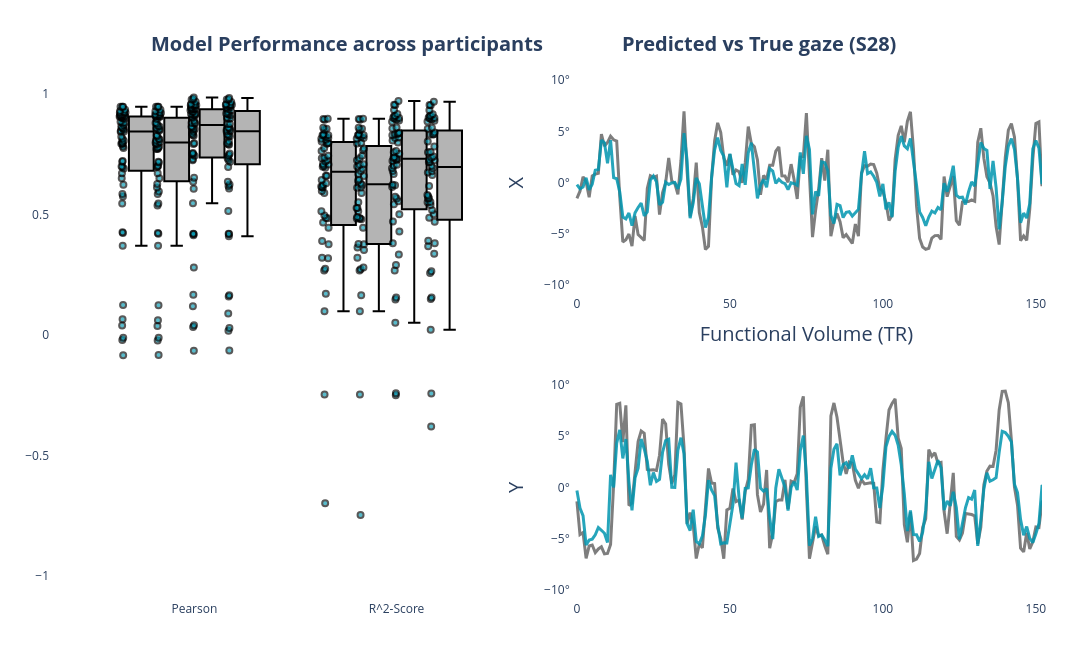

The notebook cell saved with this chart:
### Code cell
fig = visualise_predictions_static(evaluation_both, scores_both, color="rgb(0, 150, 175)", bg_color="rgb(255,255,255)",
                                   ylim=[-11, 11],subject_index=49)
fig.show()

### Figure 1 — Plotly figure (JSON) as saved in the notebook; plotly's stock layout.template omitted (floating-point values rounded to 4 significant figures; data arrays with more than 128 entries replaced by an {"elided": "..."} marker saying what was removed)
{"data": [{"boxpoints": "all", "fillcolor": "rgb(180,180,180)", "line": {"color": "rgb(0,0,0)"}, "marker": {"color": "rgb(0, 150, 175)", "line": {"color": "rgb(0,0,0)", "width": 2}, "opacity": 0.65}, "type": "box", "x": ["Pearson", "Pearson", "Pearson", "Pearson", "Pearson", "Pearson", "Pearson", "Pearson", "Pearson", "Pearson", "Pearson", "Pearson", "Pearson", "Pearson", "Pearson", "Pearson", "Pearson", "Pearson", "Pearson", "Pearson", "Pearson", "Pearson", "Pearson", "Pearson", "Pearson", "Pearson", "Pearson", "Pearson", "Pearson", "Pearson", "Pearson", "Pearson", "Pearson", "Pearson", "Pearson", "Pearson", "Pearson", "Pearson", "Pearson", "Pearson", "Pearson", "Pearson", "Pearson", "Pearson", "Pearson", "Pearson", "Pearson", "Pearson", "Pearson", "Pearson", "Pearson", "Pearson", "Pearson", "Pearson", "Pearson", "Pearson", "Pearson", "Pearson", "Pearson", "Pearson", "R^2-Score", "R^2-Score", "R^2-Score", "R^2-Score", "R^2-Score", "R^2-Score", "R^2-Score", "R^2-Score", "R^2-Score", "R^2-Score", "R^2-Score", "R^2-Score", "R^2-Score", "R^2-Score", "R^2-Score", "R^2-Score", "R^2-Score", "R^2-Score", "R^2-Score", "R^2-Score", "R^2-Score", "R^2-Score", "R^2-Score", "R^2-Score", "R^2-Score", "R^2-Score", "R^2-Score", "R^2-Score", "R^2-Score", "R^2-Score", "R^2-Score", "R^2-Score", "R^2-Score", "R^2-Score", "R^2-Score", "R^2-Score", "R^2-Score", "R^2-Score", "R^2-Score", "R^2-Score", "R^2-Score", "R^2-Score", "R^2-Score", "R^2-Score", "R^2-Score", "R^2-Score", "R^2-Score", "R^2-Score", "R^2-Score", "R^2-Score", "R^2-Score", "R^2-Score", "R^2-Score", "R^2-Score", "R^2-Score", "R^2-Score", "R^2-Score", "R^2-Score", "R^2-Score", "R^2-Score"], "xaxis": "x", "y": [0.8149, 0.9475, 0.6717, 0.7934, 0.9122, 0.9062, 0.7764, 0.8586, 0.9116, 0.8477, 0.9075, 0.3707, 0.9138, 0.9472, 0.8534, 0.9239, 0.8973, 0.9294, 0.6976, 0.5463, 0.5852, 0.9148, 0.7196, 0.9473, 0.9068, 0.6504, 0.7821, 0.6994, 0.8001, 0.9224, 0.9354, 0.7934, 0.8803, 0.8658, 0.4267, 0.9254, 0.8225, 0.8999, 0.8809, 0.871, 0.7951, 0.844, 0.03944, 0.8444, 0.8851, 0.8062, 0.6235, 0.8598, 0.9043, 0.9207, 0.7219, 0.6914, 0.5745, 0.9068, -0.08389, 0.1242, 0.06568, -0.02061, 0.4238, -0.01125, 0.6601, 0.8937, 0.445, 0.6296, 0.8296, 0.8147, 0.5893, 0.7341, 0.8289, 0.7073, 0.8224, 0.09853, 0.8325, 0.8974, 0.7254, 0.8515, 0.7955, 0.86, 0.4856, 0.2676, 0.3204, 0.8296, 0.5137, 0.8967, 0.8182, 0.3771, 0.6119, 0.4842, 0.6228, 0.7984, 0.8565, 0.6131, 0.7748, 0.7441, 0.1713, 0.8037, 0.6439, 0.6614, 0.7084, 0.6984, 0.6164, 0.6942, -0.2473, 0.7018, 0.764, 0.5977, 0.3906, 0.7199, 0.8108, 0.7939, 0.4961, 0.4671, 0.3186, 0.7356, -23.96, -126.6, -8.436, -0.6985, 0.2753, -513.8], "yaxis": "y"}, {"boxpoints": "all", "fillcolor": "rgb(180,180,180)", "line": {"color": "rgb(0,0,0)"}, "marker": {"color": "rgb(0, 150, 175)", "line": {"color": "rgb(0,0,0)", "width": 2}, "opacity": 0.65}, "type": "box", "x": ["Pearson", "Pearson", "Pearson", "Pearson", "Pearson", "Pearson", "Pearson", "Pearson", "Pearson", "Pearson", "Pearson", "Pearson", "Pearson", "Pearson", "Pearson", "Pearson", "Pearson", "Pearson", "Pearson", "Pearson", "Pearson", "Pearson", "Pearson", "Pearson", "Pearson", "Pearson", "Pearson", "Pearson", "Pearson", "Pearson", "Pearson", "Pearson", "Pearson", "Pearson", "Pearson", "Pearson", "Pearson", "Pearson", "Pearson", "Pearson", "Pearson", "Pearson", "Pearson", "Pearson", "Pearson", "Pearson", "Pearson", "Pearson", "Pearson", "Pearson", "Pearson", "Pearson", "Pearson", "Pearson", "Pearson", "Pearson", "Pearson", "Pearson", "Pearson", "Pearson", "R^2-Score", "R^2-Score", "R^2-Score", "R^2-Score", "R^2-Score", "R^2-Score", "R^2-Score", "R^2-Score", "R^2-Score", "R^2-Score", "R^2-Score", "R^2-Score", "R^2-Score", "R^2-Score", "R^2-Score", "R^2-Score", "R^2-Score", "R^2-Score", "R^2-Score", "R^2-Score", "R^2-Score", "R^2-Score", "R^2-Score", "R^2-Score", "R^2-Score", "R^2-Score", "R^2-Score", "R^2-Score", "R^2-Score", "R^2-Score", "R^2-Score", "R^2-Score", "R^2-Score", "R^2-Score", "R^2-Score", "R^2-Score", "R^2-Score", "R^2-Score", "R^2-Score", "R^2-Score", "R^2-Score", "R^2-Score", "R^2-Score", "R^2-Score", "R^2-Score", "R^2-Score", "R^2-Score", "R^2-Score", "R^2-Score", "R^2-Score", "R^2-Score", "R^2-Score", "R^2-Score", "R^2-Score", "R^2-Score", "R^2-Score", "R^2-Score", "R^2-Score", "R^2-Score", "R^2-Score"], "xaxis": "x", "y": [0.8147, 0.9472, 0.6714, 0.793, 0.9118, 0.9061, 0.7764, 0.8583, 0.9115, 0.8475, 0.9074, 0.3702, 0.9136, 0.9471, 0.8531, 0.9236, 0.8967, 0.9293, 0.6973, 0.546, 0.585, 0.9146, 0.7193, 0.9471, 0.9065, 0.6502, 0.7819, 0.6992, 0.7998, 0.9219, 0.9352, 0.7928, 0.8802, 0.8657, 0.4208, 0.9073, 0.7162, 0.7979, 0.7759, 0.7724, 0.703, 0.8111, 0.03691, 0.8074, 0.8515, 0.7721, 0.5956, 0.8252, 0.828, 0.8673, 0.6121, 0.6265, 0.5376, 0.8755, -0.08344, 0.124, 0.06144, -0.02261, 0.4231, -0.01112, 0.6597, 0.8933, 0.4447, 0.629, 0.829, 0.8146, 0.5891, 0.7336, 0.8287, 0.7069, 0.8222, 0.09835, 0.8322, 0.8972, 0.7249, 0.8509, 0.7944, 0.8598, 0.4851, 0.2674, 0.3203, 0.8293, 0.5133, 0.8964, 0.8177, 0.377, 0.6116, 0.4839, 0.6223, 0.7974, 0.856, 0.6121, 0.7745, 0.7439, 0.1653, 0.7665, 0.4828, 0.4894, 0.5275, 0.5276, 0.4804, 0.6458, -0.2475, 0.6407, 0.6997, 0.551, 0.3526, 0.6683, 0.6811, 0.7091, 0.3631, 0.3779, 0.28, 0.6897, -23.75, -125.4, -8.677, -0.7472, 0.2733, -512.1], "yaxis": "y"}, {"boxpoints": "all", "fillcolor": "rgb(180,180,180)", "line": {"color": "rgb(0,0,0)"}, "marker": {"color": "rgb(0, 150, 175)", "line": {"color": "rgb(0,0,0)", "width": 2}, "opacity": 0.65}, "type": "box", "x": ["Pearson", "Pearson", "Pearson", "Pearson", "Pearson", "Pearson", "Pearson", "Pearson", "Pearson", "Pearson", "Pearson", "Pearson", "Pearson", "Pearson", "Pearson", "Pearson", "Pearson", "Pearson", "Pearson", "Pearson", "Pearson", "Pearson", "Pearson", "Pearson", "Pearson", "Pearson", "Pearson", "Pearson", "Pearson", "Pearson", "Pearson", "Pearson", "Pearson", "Pearson", "Pearson", "Pearson", "Pearson", "Pearson", "Pearson", "Pearson", "Pearson", "Pearson", "Pearson", "Pearson", "Pearson", "Pearson", "Pearson", "Pearson", "Pearson", "Pearson", "Pearson", "Pearson", "Pearson", "Pearson", "Pearson", "Pearson", "Pearson", "Pearson", "Pearson", "Pearson", "R^2-Score", "R^2-Score", "R^2-Score", "R^2-Score", "R^2-Score", "R^2-Score", "R^2-Score", "R^2-Score", "R^2-Score", "R^2-Score", "R^2-Score", "R^2-Score", "R^2-Score", "R^2-Score", "R^2-Score", "R^2-Score", "R^2-Score", "R^2-Score", "R^2-Score", "R^2-Score", "R^2-Score", "R^2-Score", "R^2-Score", "R^2-Score", "R^2-Score", "R^2-Score", "R^2-Score", "R^2-Score", "R^2-Score", "R^2-Score", "R^2-Score", "R^2-Score", "R^2-Score", "R^2-Score", "R^2-Score", "R^2-Score", "R^2-Score", "R^2-Score", "R^2-Score", "R^2-Score", "R^2-Score", "R^2-Score", "R^2-Score", "R^2-Score", "R^2-Score", "R^2-Score", "R^2-Score", "R^2-Score", "R^2-Score", "R^2-Score", "R^2-Score", "R^2-Score", "R^2-Score", "R^2-Score", "R^2-Score", "R^2-Score", "R^2-Score", "R^2-Score", "R^2-Score", "R^2-Score"], "xaxis": "x", "y": [0.8784, 0.9784, 0.7489, 0.8542, 0.9458, 0.9541, 0.8353, 0.9134, 0.9411, 0.9176, 0.954, 0.4192, 0.9591, 0.9777, 0.9022, 0.9539, 0.9325, 0.9681, 0.7529, 0.6072, 0.6358, 0.9518, 0.7436, 0.9857, 0.9458, 0.7251, 0.8591, 0.7925, 0.864, 0.9379, 0.957, 0.8434, 0.9264, 0.9184, 0.42, 0.9359, 0.83, 0.91, 0.8898, 0.8797, 0.7964, 0.8522, 0.03273, 0.8646, 0.9058, 0.8274, 0.6524, 0.8806, 0.915, 0.9385, 0.73, 0.7558, 0.5474, 0.9255, -0.0657, 0.1672, 0.04029, 0.2801, 0.4144, 0.1196, 0.7643, 0.9547, 0.5554, 0.7304, 0.8938, 0.9017, 0.6807, 0.8336, 0.8847, 0.835, 0.9093, 0.1469, 0.917, 0.9555, 0.8075, 0.909, 0.861, 0.9344, 0.5664, 0.3347, 0.3804, 0.9009, 0.5423, 0.9709, 0.8908, 0.471, 0.7344, 0.6233, 0.722, 0.836, 0.8989, 0.6918, 0.8575, 0.8394, 0.1561, 0.8198, 0.6681, 0.7023, 0.7323, 0.7267, 0.6146, 0.7067, -0.242, 0.7383, 0.7994, 0.6214, 0.4296, 0.7519, 0.829, 0.8176, 0.5007, 0.5735, 0.2903, 0.7582, -25.52, -124.5, -0.25, 0.051, 0.2673, -149.1], "yaxis": "y"}, {"boxpoints": "all", "fillcolor": "rgb(180,180,180)", "line": {"color": "rgb(0,0,0)"}, "marker": {"color": "rgb(0, 150, 175)", "line": {"color": "rgb(0,0,0)", "width": 2}, "opacity": 0.65}, "type": "box", "x": ["Pearson", "Pearson", "Pearson", "Pearson", "Pearson", "Pearson", "Pearson", "Pearson", "Pearson", "Pearson", "Pearson", "Pearson", "Pearson", "Pearson", "Pearson", "Pearson", "Pearson", "Pearson", "Pearson", "Pearson", "Pearson", "Pearson", "Pearson", "Pearson", "Pearson", "Pearson", "Pearson", "Pearson", "Pearson", "Pearson", "Pearson", "Pearson", "Pearson", "Pearson", "Pearson", "Pearson", "Pearson", "Pearson", "Pearson", "Pearson", "Pearson", "Pearson", "Pearson", "Pearson", "Pearson", "Pearson", "Pearson", "Pearson", "Pearson", "Pearson", "Pearson", "Pearson", "Pearson", "Pearson", "Pearson", "Pearson", "Pearson", "Pearson", "Pearson", "Pearson", "R^2-Score", "R^2-Score", "R^2-Score", "R^2-Score", "R^2-Score", "R^2-Score", "R^2-Score", "R^2-Score", "R^2-Score", "R^2-Score", "R^2-Score", "R^2-Score", "R^2-Score", "R^2-Score", "R^2-Score", "R^2-Score", "R^2-Score", "R^2-Score", "R^2-Score", "R^2-Score", "R^2-Score", "R^2-Score", "R^2-Score", "R^2-Score", "R^2-Score", "R^2-Score", "R^2-Score", "R^2-Score", "R^2-Score", "R^2-Score", "R^2-Score", "R^2-Score", "R^2-Score", "R^2-Score", "R^2-Score", "R^2-Score", "R^2-Score", "R^2-Score", "R^2-Score", "R^2-Score", "R^2-Score", "R^2-Score", "R^2-Score", "R^2-Score", "R^2-Score", "R^2-Score", "R^2-Score", "R^2-Score", "R^2-Score", "R^2-Score", "R^2-Score", "R^2-Score", "R^2-Score", "R^2-Score", "R^2-Score", "R^2-Score", "R^2-Score", "R^2-Score", "R^2-Score", "R^2-Score"], "xaxis": "x", "y": [0.8755, 0.9779, 0.7467, 0.8521, 0.9463, 0.9545, 0.8321, 0.9125, 0.9421, 0.9165, 0.9532, 0.4199, 0.956, 0.9774, 0.8994, 0.9577, 0.9327, 0.9672, 0.7537, 0.608, 0.6357, 0.9517, 0.7422, 0.9842, 0.945, 0.7258, 0.8599, 0.7897, 0.8607, 0.937, 0.9563, 0.8451, 0.9259, 0.9192, 0.4197, 0.9187, 0.7336, 0.8247, 0.8029, 0.7915, 0.7194, 0.8231, 0.02895, 0.83, 0.8763, 0.7962, 0.6245, 0.8469, 0.8543, 0.9018, 0.6187, 0.6977, 0.5143, 0.8976, -0.06448, 0.1596, 0.0172, 0.1647, 0.4103, 0.08886, 0.7589, 0.954, 0.5521, 0.7269, 0.8944, 0.9022, 0.6743, 0.8319, 0.8865, 0.8328, 0.9079, 0.1498, 0.9112, 0.9551, 0.8028, 0.9159, 0.8607, 0.9325, 0.5678, 0.3372, 0.3813, 0.9006, 0.5392, 0.968, 0.8894, 0.47, 0.7353, 0.6186, 0.7175, 0.8337, 0.8982, 0.6935, 0.8564, 0.8406, 0.156, 0.7821, 0.5182, 0.5512, 0.5758, 0.5669, 0.5013, 0.6646, -0.2428, 0.6794, 0.7407, 0.5816, 0.3907, 0.7012, 0.725, 0.76, 0.3682, 0.4869, 0.257, 0.718, -25.05, -128.4, -0.3795, 0.02169, 0.2643, -183.2], "yaxis": "y"}, {"line": {"color": "rgb(0,0,0)", "width": 3}, "mode": "lines", "name": "True X", "opacity": 0.5, "type": "scatter", "x": {"elided": "1890 int values"}, "xaxis": "x2", "y": {"elided": "1890 float values"}, "yaxis": "y2"}, {"line": {"color": "rgb(0, 150, 175)", "width": 3}, "mode": "lines", "name": "Predicted X", "opacity": 0.85, "type": "scatter", "x": {"elided": "1890 int values"}, "xaxis": "x2", "y": {"elided": "1890 float values"}, "yaxis": "y2"}, {"line": {"color": "rgb(0,0,0)", "width": 3}, "mode": "lines", "name": "True Y", "opacity": 0.5, "type": "scatter", "x": {"elided": "1890 int values"}, "xaxis": "x3", "y": {"elided": "1890 float values"}, "yaxis": "y3"}, {"line": {"color": "rgb(0, 150, 175)", "width": 3}, "mode": "lines", "name": "Predicted Y", "opacity": 0.85, "type": "scatter", "x": {"elided": "1890 int values"}, "xaxis": "x3", "y": {"elided": "1890 float values"}, "yaxis": "y3"}], "layout": {"annotations": [{"font": {"size": 20}, "showarrow": false, "text": "<b>Model Performance across participants</b>", "x": 0.1, "xref": "paper", "y": 1.08, "yref": "paper"}, {"font": {"size": 20}, "showarrow": false, "text": "<b>Predicted vs True gaze (S28)</b>", "x": 0.855, "xref": "paper", "y": 1.08, "yref": "paper"}], "autosize": false, "boxmode": "group", "height": 650, "margin": {"b": 50, "l": 50, "r": 50, "t": 70}, "paper_bgcolor": "rgb(255,255,255)", "plot_bgcolor": "rgb(255,255,255)", "showlegend": false, "width": 1600, "xaxis": {"anchor": "y", "domain": [0, 0.475]}, "xaxis2": {"anchor": "y2", "domain": [0.525, 1], "range": [-2, 152], "title": {"font": {"size": 20}, "text": "Functional Volume (TR)"}}, "xaxis3": {"anchor": "y3", "domain": [0.525, 1], "range": [-2, 152]}, "yaxis": {"anchor": "x", "domain": [0, 1], "range": [-1.1, 1.1]}, "yaxis2": {"anchor": "x2", "domain": [0.575, 1], "range": [-11, 11], "ticksuffix": "°", "title": {"font": {"size": 20}, "text": "X"}}, "yaxis3": {"anchor": "x3", "domain": [0, 0.425], "range": [-11, 11], "ticksuffix": "°", "title": {"font": {"size": 20}, "text": "Y"}}}}
